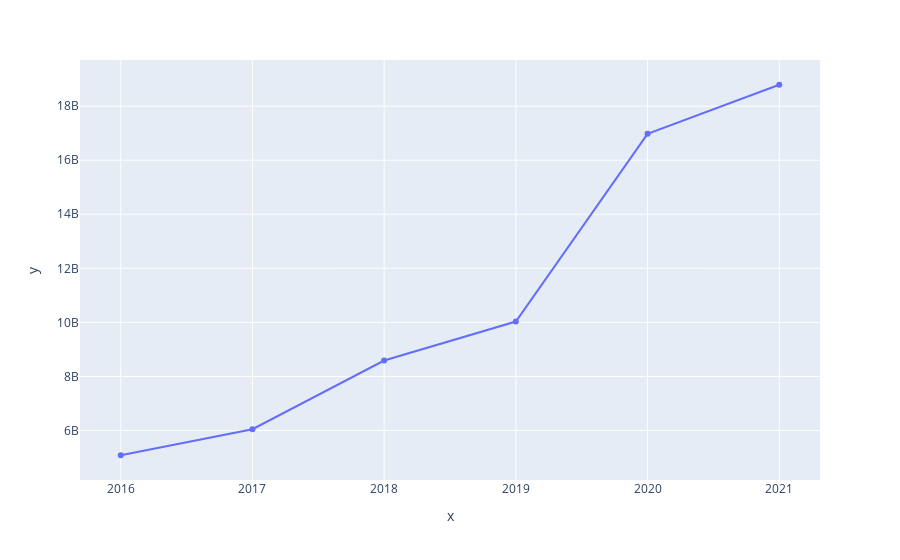

Notebook cell for this chart:
### Code cell
years = df["Year"].unique()
hours_watched_per_year = []
for year in years:
    hours_watched_per_year.append(df[df["Year"] == year]["Hours_watched"].sum())
px.line(df, x=years, y=hours_watched_per_year, markers=True)

### Figure 1 — Plotly figure (JSON) as saved in the notebook; plotly's stock layout.template omitted (floating-point values rounded to 4 significant figures)
{"data": [{"hovertemplate": "x=%{x}<br>y=%{y}<extra></extra>", "legendgroup": "", "line": {"color": "#636efa", "dash": "solid"}, "marker": {"symbol": "circle"}, "mode": "markers+lines", "name": "", "orientation": "v", "showlegend": false, "type": "scatter", "x": [2016, 2017, 2018, 2019, 2020, 2021], "xaxis": "x", "y": [5082766384, 6044740005, 8588082625, 10029602019, 16976473071, 18792415955], "yaxis": "y"}], "layout": {"autosize": true, "legend": {"tracegroupgap": 0}, "margin": {"t": 60}, "xaxis": {"anchor": "y", "autorange": true, "domain": [0, 1], "range": [2016.0, 2021.0], "title": {"text": "x"}, "type": "linear"}, "yaxis": {"anchor": "x", "autorange": true, "domain": [0, 1], "range": [4021000000.0, 19850000000.0], "title": {"text": "y"}, "type": "linear"}}}
